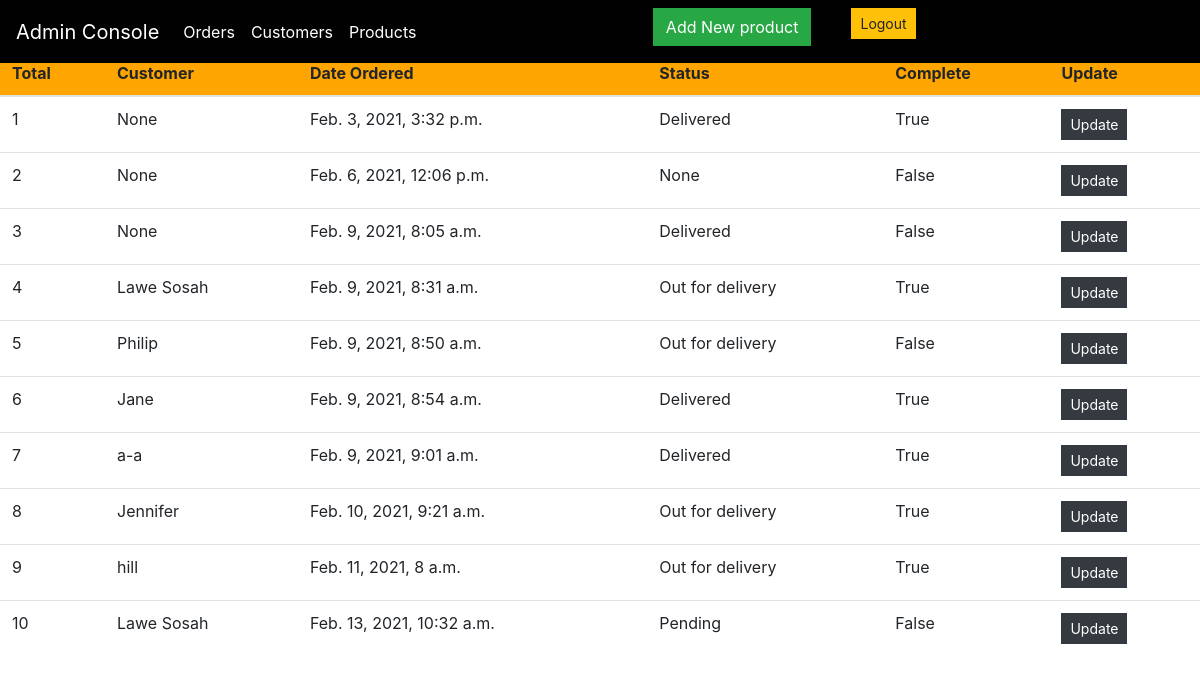
/admin-orders/ (signed in), run on the app's committed database.
### store/models.py (models this page shows, shortened)
class Order(models.Model):
    STATUS = (
        ('Pending', 'Pending'),
        ('Out for delivery', 'Out for delivery'),
        ('Delivered', 'Delivered'),
    )
    customer = models.ForeignKey(Customer, on_delete=models.SET_NULL, blank=True, null=True)
    date_ordered = models.DateTimeField(auto_now_add=True)
    complete = models.BooleanField(default=False, null=True, blank=False)
    transaction_id = models.CharField(max_length=200, null=True)
    status = models.CharField(max_length=200, null=True, choices=STATUS, default='Pending')

class Customer(models.Model):
    user = models.OneToOneField(User, on_delete=models.CASCADE, null=True, blank=True)
    name = models.CharField(max_length=200, null=True)
    email = models.CharField(max_length=200, null=True)
    def __str__(self):
        return self.name

### store/views.py (the view)
# urls.py: path("admin-orders/", admin_orders.as_view(), name="admin_orders"),
class admin_orders(AdminRequiredMixin, TemplateView):
    def get(self, request, *args, **kwargs):
        orders = Order.objects.all()
        context = {
            "orders": orders
        }
        return render(request, "adminpages/admin_orders.html", context)

### store/views.py (called while the page is built)
    def dispatch(self, request, *args, **kwargs):
        if request.user.is_authenticated and Admin.objects.filter(user=request.user).exists():
            pass
        else:
            return redirect("/admin-login/")
        return super().dispatch(request, *args, **kwargs)

### store/templates/adminpages/admin_orders.html (shortened to what this page needs)
{% extends 'adminpages/admin_base.html' %}
{% block content %}
<table class="table">
    <thead class="top-colour">
        <tr>
            <th>Total</th>
            <th>Customer</th>
            <th>Date Ordered</th>
            <th>Status </th>
            <th>Complete</th>
            <th>Update</th>
        </tr>
    </thead>
    {% for order in orders %}
                    <tr>
                        <td>{{forloop.counter}}</td>
                        <td>{{order.customer}}</td>
                        <td>{{order.date_ordered}}</td>
                        <td>{{order.status}}</td>
                        <td>{{order.complete}}</td>
                        <td><a class="btn btn-sm btn-dark" href="{% url 'update_order' order.id %}">Update</a></td>
                    </tr>
    {% endfor %}
</table>
{% endblock content %}

### static/css/main.css (style rules this page uses)
.btn { border-radius: 0; }
.top-colour { background-color:#FFA500; }

### data on the page
Order: customer "None", date_ordered "Feb. 3, 2021, 3:32 p.m.", status "Delivered", complete "True"
Order: customer "None", date_ordered "Feb. 6, 2021, 12:06 p.m.", status "None", complete "False"
Order: customer "None", date_ordered "Feb. 9, 2021, 8:05 a.m.", status "Delivered", complete "False"
Order: customer "Lawe Sosah", date_ordered "Feb. 9, 2021, 8:31 a.m.", status "Out for delivery", complete "True"
Order: customer "Philip", date_ordered "Feb. 9, 2021, 8:50 a.m.", status "Out for delivery", complete "False"
Order: customer "Jane", date_ordered "Feb. 9, 2021, 8:54 a.m.", status "Delivered", complete "True"
Order: customer "a-a", date_ordered "Feb. 9, 2021, 9:01 a.m.", status "Delivered", complete "True"
Order: customer "Jennifer", date_ordered "Feb. 10, 2021, 9:21 a.m.", status "Out for delivery", complete "True"
Order: customer "hill", date_ordered "Feb. 11, 2021, 8 a.m.", status "Out for delivery", complete "True"
Order: customer "Lawe Sosah", date_ordered "Feb. 13, 2021, 10:32 a.m.", status "Pending", complete "False"
